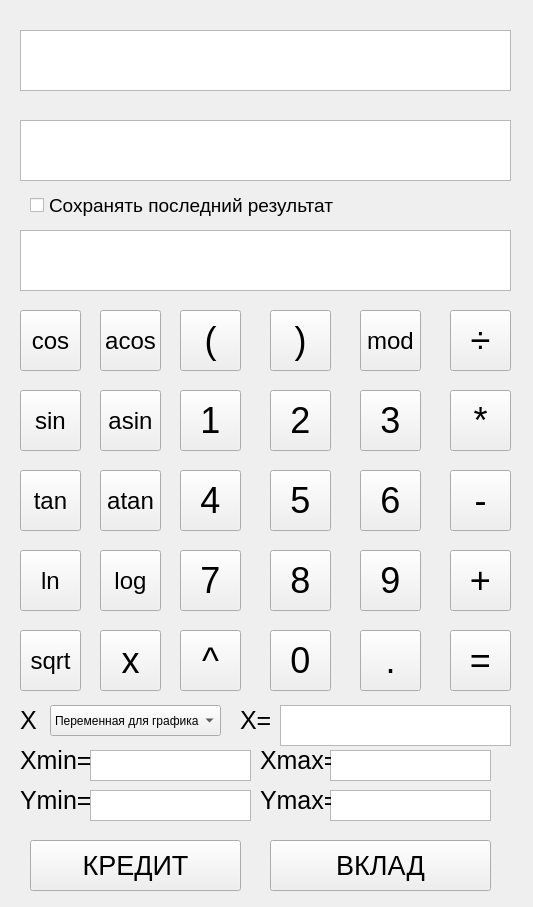
<?xml version="1.0" encoding="UTF-8"?>
<ui version="4.0">
 <class>MainWindow</class>
 <widget class="QMainWindow" name="MainWindow">
  <property name="geometry">
   <rect>
    <x>0</x>
    <y>0</y>
    <width>533</width>
    <height>907</height>
   </rect>
  </property>
  <property name="windowTitle">
   <string>MainWindow</string>
  </property>
  <widget class="QWidget" name="centralwidget">
   <widget class="QPushButton" name="But_1">
    <property name="geometry">
     <rect>
      <x>180</x>
      <y>390</y>
      <width>61</width>
      <height>61</height>
     </rect>
    </property>
    <property name="font">
     <font>
      <pointsize>27</pointsize>
     </font>
    </property>
    <property name="text">
     <string>1</string>
    </property>
   </widget>
   <widget class="QPushButton" name="But_2">
    <property name="geometry">
     <rect>
      <x>270</x>
      <y>390</y>
      <width>61</width>
      <height>61</height>
     </rect>
    </property>
    <property name="font">
     <font>
      <pointsize>27</pointsize>
     </font>
    </property>
    <property name="text">
     <string>2</string>
    </property>
   </widget>
   <widget class="QPushButton" name="But_4">
    <property name="geometry">
     <rect>
      <x>180</x>
      <y>470</y>
      <width>61</width>
      <height>61</height>
     </rect>
    </property>
    <property name="font">
     <font>
      <pointsize>27</pointsize>
     </font>
    </property>
    <property name="text">
     <string>4</string>
    </property>
   </widget>
   <widget class="QPushButton" name="But_3">
    <property name="geometry">
     <rect>
      <x>360</x>
      <y>390</y>
      <width>61</width>
      <height>61</height>
     </rect>
    </property>
    <property name="font">
     <font>
      <pointsize>27</pointsize>
     </font>
    </property>
    <property name="text">
     <string>3</string>
    </property>
   </widget>
   <widget class="QPushButton" name="But_5">
    <property name="geometry">
     <rect>
      <x>270</x>
      <y>470</y>
      <width>61</width>
      <height>61</height>
     </rect>
    </property>
    <property name="font">
     <font>
      <pointsize>27</pointsize>
     </font>
    </property>
    <property name="text">
     <string>5</string>
    </property>
   </widget>
   <widget class="QPushButton" name="But_6">
    <property name="geometry">
     <rect>
      <x>360</x>
      <y>470</y>
      <width>61</width>
      <height>61</height>
     </rect>
    </property>
    <property name="font">
     <font>
      <pointsize>27</pointsize>
     </font>
    </property>
    <property name="text">
     <string>6</string>
    </property>
   </widget>
   <widget class="QPushButton" name="But_9">
    <property name="geometry">
     <rect>
      <x>360</x>
      <y>550</y>
      <width>61</width>
      <height>61</height>
     </rect>
    </property>
    <property name="font">
     <font>
      <pointsize>27</pointsize>
     </font>
    </property>
    <property name="text">
     <string>9</string>
    </property>
   </widget>
   <widget class="QPushButton" name="But_8">
    <property name="geometry">
     <rect>
      <x>270</x>
      <y>550</y>
      <width>61</width>
      <height>61</height>
     </rect>
    </property>
    <property name="font">
     <font>
      <pointsize>27</pointsize>
     </font>
    </property>
    <property name="text">
     <string>8</string>
    </property>
   </widget>
   <widget class="QPushButton" name="But_7">
    <property name="geometry">
     <rect>
      <x>180</x>
      <y>550</y>
      <width>61</width>
      <height>61</height>
     </rect>
    </property>
    <property name="font">
     <font>
      <pointsize>27</pointsize>
     </font>
    </property>
    <property name="text">
     <string>7</string>
    </property>
   </widget>
   <widget class="QPushButton" name="But_0">
    <property name="geometry">
     <rect>
      <x>270</x>
      <y>630</y>
      <width>61</width>
      <height>61</height>
     </rect>
    </property>
    <property name="font">
     <font>
      <pointsize>27</pointsize>
     </font>
    </property>
    <property name="text">
     <string>0</string>
    </property>
   </widget>
   <widget class="QPushButton" name="But_dot">
    <property name="geometry">
     <rect>
      <x>360</x>
      <y>630</y>
      <width>61</width>
      <height>61</height>
     </rect>
    </property>
    <property name="font">
     <font>
      <pointsize>27</pointsize>
     </font>
    </property>
    <property name="text">
     <string>.</string>
    </property>
   </widget>
   <widget class="QPushButton" name="But_equals">
    <property name="geometry">
     <rect>
      <x>450</x>
      <y>630</y>
      <width>61</width>
      <height>61</height>
     </rect>
    </property>
    <property name="font">
     <font>
      <pointsize>27</pointsize>
     </font>
    </property>
    <property name="text">
     <string>=</string>
    </property>
   </widget>
   <widget class="QPushButton" name="But_plus">
    <property name="geometry">
     <rect>
      <x>450</x>
      <y>550</y>
      <width>61</width>
      <height>61</height>
     </rect>
    </property>
    <property name="font">
     <font>
      <pointsize>27</pointsize>
     </font>
    </property>
    <property name="text">
     <string>+</string>
    </property>
   </widget>
   <widget class="QPushButton" name="But_minus">
    <property name="geometry">
     <rect>
      <x>450</x>
      <y>470</y>
      <width>61</width>
      <height>61</height>
     </rect>
    </property>
    <property name="font">
     <font>
      <pointsize>27</pointsize>
     </font>
    </property>
    <property name="text">
     <string>-</string>
    </property>
   </widget>
   <widget class="QPushButton" name="But_multi">
    <property name="geometry">
     <rect>
      <x>450</x>
      <y>390</y>
      <width>61</width>
      <height>61</height>
     </rect>
    </property>
    <property name="font">
     <font>
      <pointsize>27</pointsize>
     </font>
    </property>
    <property name="text">
     <string>*</string>
    </property>
   </widget>
   <widget class="QPushButton" name="But_div">
    <property name="geometry">
     <rect>
      <x>450</x>
      <y>310</y>
      <width>61</width>
      <height>61</height>
     </rect>
    </property>
    <property name="font">
     <font>
      <pointsize>27</pointsize>
     </font>
    </property>
    <property name="text">
     <string>÷</string>
    </property>
   </widget>
   <widget class="QPushButton" name="But_mod">
    <property name="geometry">
     <rect>
      <x>360</x>
      <y>310</y>
      <width>61</width>
      <height>61</height>
     </rect>
    </property>
    <property name="font">
     <font>
      <pointsize>18</pointsize>
     </font>
    </property>
    <property name="text">
     <string>mod</string>
    </property>
   </widget>
   <widget class="QPushButton" name="But_close">
    <property name="geometry">
     <rect>
      <x>270</x>
      <y>310</y>
      <width>61</width>
      <height>61</height>
     </rect>
    </property>
    <property name="font">
     <font>
      <pointsize>27</pointsize>
     </font>
    </property>
    <property name="text">
     <string>)</string>
    </property>
   </widget>
   <widget class="QPushButton" name="But_open">
    <property name="geometry">
     <rect>
      <x>180</x>
      <y>310</y>
      <width>61</width>
      <height>61</height>
     </rect>
    </property>
    <property name="font">
     <font>
      <pointsize>27</pointsize>
     </font>
    </property>
    <property name="text">
     <string>(</string>
    </property>
   </widget>
   <widget class="QPlainTextEdit" name="text">
    <property name="geometry">
     <rect>
      <x>20</x>
      <y>230</y>
      <width>491</width>
      <height>61</height>
     </rect>
    </property>
    <property name="font">
     <font>
      <pointsize>26</pointsize>
      <weight>50</weight>
      <italic>false</italic>
      <bold>false</bold>
      <underline>false</underline>
      <strikeout>false</strikeout>
      <kerning>false</kerning>
     </font>
    </property>
    <property name="mouseTracking">
     <bool>false</bool>
    </property>
    <property name="layoutDirection">
     <enum>Qt::LeftToRight</enum>
    </property>
    <property name="inputMethodHints">
     <set>Qt::ImhNone</set>
    </property>
    <property name="tabChangesFocus">
     <bool>false</bool>
    </property>
    <property name="undoRedoEnabled">
     <bool>true</bool>
    </property>
    <property name="lineWrapMode">
     <enum>QPlainTextEdit::NoWrap</enum>
    </property>
    <property name="plainText">
     <string/>
    </property>
    <property name="overwriteMode">
     <bool>false</bool>
    </property>
    <property name="textInteractionFlags">
     <set>Qt::LinksAccessibleByKeyboard|Qt::LinksAccessibleByMouse|Qt::TextBrowserInteraction|Qt::TextEditable|Qt::TextEditorInteraction|Qt::TextSelectableByKeyboard|Qt::TextSelectableByMouse</set>
    </property>
    <property name="centerOnScroll">
     <bool>true</bool>
    </property>
   </widget>
   <widget class="QPlainTextEdit" name="text2">
    <property name="geometry">
     <rect>
      <x>20</x>
      <y>120</y>
      <width>491</width>
      <height>61</height>
     </rect>
    </property>
    <property name="font">
     <font>
      <pointsize>27</pointsize>
      <weight>50</weight>
      <italic>false</italic>
      <bold>false</bold>
      <underline>false</underline>
      <strikeout>false</strikeout>
     </font>
    </property>
    <property name="mouseTracking">
     <bool>false</bool>
    </property>
    <property name="layoutDirection">
     <enum>Qt::LeftToRight</enum>
    </property>
    <property name="inputMethodHints">
     <set>Qt::ImhNone</set>
    </property>
    <property name="tabChangesFocus">
     <bool>false</bool>
    </property>
    <property name="readOnly">
     <bool>true</bool>
    </property>
    <property name="plainText">
     <string/>
    </property>
    <property name="overwriteMode">
     <bool>false</bool>
    </property>
   </widget>
   <widget class="QPlainTextEdit" name="text3">
    <property name="geometry">
     <rect>
      <x>20</x>
      <y>30</y>
      <width>491</width>
      <height>61</height>
     </rect>
    </property>
    <property name="font">
     <font>
      <pointsize>27</pointsize>
      <weight>50</weight>
      <italic>false</italic>
      <bold>false</bold>
      <underline>false</underline>
      <strikeout>false</strikeout>
     </font>
    </property>
    <property name="mouseTracking">
     <bool>false</bool>
    </property>
    <property name="acceptDrops">
     <bool>true</bool>
    </property>
    <property name="layoutDirection">
     <enum>Qt::LeftToRight</enum>
    </property>
    <property name="autoFillBackground">
     <bool>false</bool>
    </property>
    <property name="inputMethodHints">
     <set>Qt::ImhNone</set>
    </property>
    <property name="tabChangesFocus">
     <bool>false</bool>
    </property>
    <property name="readOnly">
     <bool>true</bool>
    </property>
    <property name="plainText">
     <string/>
    </property>
    <property name="overwriteMode">
     <bool>false</bool>
    </property>
    <property name="backgroundVisible">
     <bool>false</bool>
    </property>
   </widget>
   <widget class="QPushButton" name="But_x">
    <property name="geometry">
     <rect>
      <x>100</x>
      <y>630</y>
      <width>61</width>
      <height>61</height>
     </rect>
    </property>
    <property name="font">
     <font>
      <pointsize>27</pointsize>
     </font>
    </property>
    <property name="text">
     <string>x</string>
    </property>
   </widget>
   <widget class="QComboBox" name="comboBox">
    <property name="geometry">
     <rect>
      <x>50</x>
      <y>705</y>
      <width>171</width>
      <height>31</height>
     </rect>
    </property>
    <property name="font">
     <font>
      <pointsize>9</pointsize>
     </font>
    </property>
    <item>
     <property name="text">
      <string>Переменная для графика</string>
     </property>
    </item>
    <item>
     <property name="text">
      <string>Значащая переменная</string>
     </property>
    </item>
   </widget>
   <widget class="QLabel" name="label">
    <property name="geometry">
     <rect>
      <x>240</x>
      <y>710</y>
      <width>47</width>
      <height>21</height>
     </rect>
    </property>
    <property name="font">
     <font>
      <pointsize>19</pointsize>
     </font>
    </property>
    <property name="text">
     <string>Х=</string>
    </property>
   </widget>
   <widget class="QTextEdit" name="text_x">
    <property name="geometry">
     <rect>
      <x>280</x>
      <y>705</y>
      <width>231</width>
      <height>41</height>
     </rect>
    </property>
    <property name="font">
     <font>
      <pointsize>19</pointsize>
      <weight>50</weight>
      <bold>false</bold>
     </font>
    </property>
   </widget>
   <widget class="QPushButton" name="But_cos">
    <property name="geometry">
     <rect>
      <x>20</x>
      <y>310</y>
      <width>61</width>
      <height>61</height>
     </rect>
    </property>
    <property name="font">
     <font>
      <pointsize>18</pointsize>
     </font>
    </property>
    <property name="text">
     <string>cos</string>
    </property>
   </widget>
   <widget class="QPushButton" name="But_acos">
    <property name="geometry">
     <rect>
      <x>100</x>
      <y>310</y>
      <width>61</width>
      <height>61</height>
     </rect>
    </property>
    <property name="font">
     <font>
      <pointsize>18</pointsize>
     </font>
    </property>
    <property name="text">
     <string>acos</string>
    </property>
   </widget>
   <widget class="QPushButton" name="But_asin">
    <property name="geometry">
     <rect>
      <x>100</x>
      <y>390</y>
      <width>61</width>
      <height>61</height>
     </rect>
    </property>
    <property name="font">
     <font>
      <pointsize>18</pointsize>
     </font>
    </property>
    <property name="text">
     <string>asin</string>
    </property>
   </widget>
   <widget class="QPushButton" name="But_atan">
    <property name="geometry">
     <rect>
      <x>100</x>
      <y>470</y>
      <width>61</width>
      <height>61</height>
     </rect>
    </property>
    <property name="font">
     <font>
      <pointsize>18</pointsize>
     </font>
    </property>
    <property name="text">
     <string>atan</string>
    </property>
   </widget>
   <widget class="QPushButton" name="But_log">
    <property name="geometry">
     <rect>
      <x>100</x>
      <y>550</y>
      <width>61</width>
      <height>61</height>
     </rect>
    </property>
    <property name="font">
     <font>
      <pointsize>18</pointsize>
     </font>
    </property>
    <property name="text">
     <string>log</string>
    </property>
   </widget>
   <widget class="QPushButton" name="But_sin">
    <property name="geometry">
     <rect>
      <x>20</x>
      <y>390</y>
      <width>61</width>
      <height>61</height>
     </rect>
    </property>
    <property name="font">
     <font>
      <pointsize>18</pointsize>
     </font>
    </property>
    <property name="text">
     <string>sin</string>
    </property>
   </widget>
   <widget class="QPushButton" name="But_tan">
    <property name="geometry">
     <rect>
      <x>20</x>
      <y>470</y>
      <width>61</width>
      <height>61</height>
     </rect>
    </property>
    <property name="font">
     <font>
      <pointsize>18</pointsize>
     </font>
    </property>
    <property name="text">
     <string>tan</string>
    </property>
   </widget>
   <widget class="QPushButton" name="But_ln">
    <property name="geometry">
     <rect>
      <x>20</x>
      <y>550</y>
      <width>61</width>
      <height>61</height>
     </rect>
    </property>
    <property name="font">
     <font>
      <pointsize>18</pointsize>
     </font>
    </property>
    <property name="text">
     <string>ln</string>
    </property>
   </widget>
   <widget class="QPushButton" name="But_sqrt">
    <property name="geometry">
     <rect>
      <x>20</x>
      <y>630</y>
      <width>61</width>
      <height>61</height>
     </rect>
    </property>
    <property name="font">
     <font>
      <pointsize>18</pointsize>
     </font>
    </property>
    <property name="text">
     <string>sqrt</string>
    </property>
   </widget>
   <widget class="QLabel" name="label_2">
    <property name="geometry">
     <rect>
      <x>20</x>
      <y>710</y>
      <width>47</width>
      <height>21</height>
     </rect>
    </property>
    <property name="font">
     <font>
      <pointsize>19</pointsize>
     </font>
    </property>
    <property name="text">
     <string>Х</string>
    </property>
   </widget>
   <widget class="QPushButton" name="But_pow">
    <property name="geometry">
     <rect>
      <x>180</x>
      <y>630</y>
      <width>61</width>
      <height>61</height>
     </rect>
    </property>
    <property name="font">
     <font>
      <pointsize>27</pointsize>
     </font>
    </property>
    <property name="text">
     <string>^</string>
    </property>
   </widget>
   <widget class="QCheckBox" name="checkBox">
    <property name="geometry">
     <rect>
      <x>30</x>
      <y>190</y>
      <width>321</width>
      <height>31</height>
     </rect>
    </property>
    <property name="font">
     <font>
      <pointsize>14</pointsize>
     </font>
    </property>
    <property name="text">
     <string>Сохранять последний результат</string>
    </property>
   </widget>
   <widget class="QPushButton" name="But_credit">
    <property name="geometry">
     <rect>
      <x>30</x>
      <y>840</y>
      <width>211</width>
      <height>51</height>
     </rect>
    </property>
    <property name="font">
     <font>
      <pointsize>20</pointsize>
     </font>
    </property>
    <property name="text">
     <string>КРЕДИТ</string>
    </property>
   </widget>
   <widget class="QPushButton" name="But_vklad">
    <property name="geometry">
     <rect>
      <x>270</x>
      <y>840</y>
      <width>221</width>
      <height>51</height>
     </rect>
    </property>
    <property name="font">
     <font>
      <pointsize>20</pointsize>
     </font>
    </property>
    <property name="text">
     <string>ВКЛАД</string>
    </property>
   </widget>
   <widget class="QTextEdit" name="text_x_min">
    <property name="geometry">
     <rect>
      <x>90</x>
      <y>750</y>
      <width>161</width>
      <height>31</height>
     </rect>
    </property>
    <property name="font">
     <font>
      <pointsize>13</pointsize>
      <weight>50</weight>
      <bold>false</bold>
     </font>
    </property>
   </widget>
   <widget class="QLabel" name="label_3">
    <property name="geometry">
     <rect>
      <x>20</x>
      <y>750</y>
      <width>71</width>
      <height>21</height>
     </rect>
    </property>
    <property name="font">
     <font>
      <pointsize>19</pointsize>
     </font>
    </property>
    <property name="text">
     <string>Хmin=</string>
    </property>
   </widget>
   <widget class="QTextEdit" name="text_x_max">
    <property name="geometry">
     <rect>
      <x>330</x>
      <y>750</y>
      <width>161</width>
      <height>31</height>
     </rect>
    </property>
    <property name="font">
     <font>
      <pointsize>13</pointsize>
      <weight>50</weight>
      <bold>false</bold>
     </font>
    </property>
   </widget>
   <widget class="QLabel" name="label_4">
    <property name="geometry">
     <rect>
      <x>260</x>
      <y>750</y>
      <width>71</width>
      <height>21</height>
     </rect>
    </property>
    <property name="font">
     <font>
      <pointsize>19</pointsize>
     </font>
    </property>
    <property name="text">
     <string>Хmax=</string>
    </property>
   </widget>
   <widget class="QLabel" name="label_5">
    <property name="geometry">
     <rect>
      <x>20</x>
      <y>790</y>
      <width>71</width>
      <height>21</height>
     </rect>
    </property>
    <property name="font">
     <font>
      <pointsize>19</pointsize>
     </font>
    </property>
    <property name="text">
     <string>Ymin=</string>
    </property>
   </widget>
   <widget class="QTextEdit" name="text_y_min">
    <property name="geometry">
     <rect>
      <x>90</x>
      <y>790</y>
      <width>161</width>
      <height>31</height>
     </rect>
    </property>
    <property name="font">
     <font>
      <pointsize>13</pointsize>
      <weight>50</weight>
      <bold>false</bold>
     </font>
    </property>
   </widget>
   <widget class="QTextEdit" name="text_y_max">
    <property name="geometry">
     <rect>
      <x>330</x>
      <y>790</y>
      <width>161</width>
      <height>31</height>
     </rect>
    </property>
    <property name="font">
     <font>
      <pointsize>13</pointsize>
      <weight>50</weight>
      <bold>false</bold>
     </font>
    </property>
   </widget>
   <widget class="QLabel" name="label_6">
    <property name="geometry">
     <rect>
      <x>260</x>
      <y>790</y>
      <width>71</width>
      <height>21</height>
     </rect>
    </property>
    <property name="font">
     <font>
      <pointsize>19</pointsize>
     </font>
    </property>
    <property name="text">
     <string>Ymax=</string>
    </property>
   </widget>
  </widget>
 </widget>
 <resources/>
 <connections/>
</ui>
